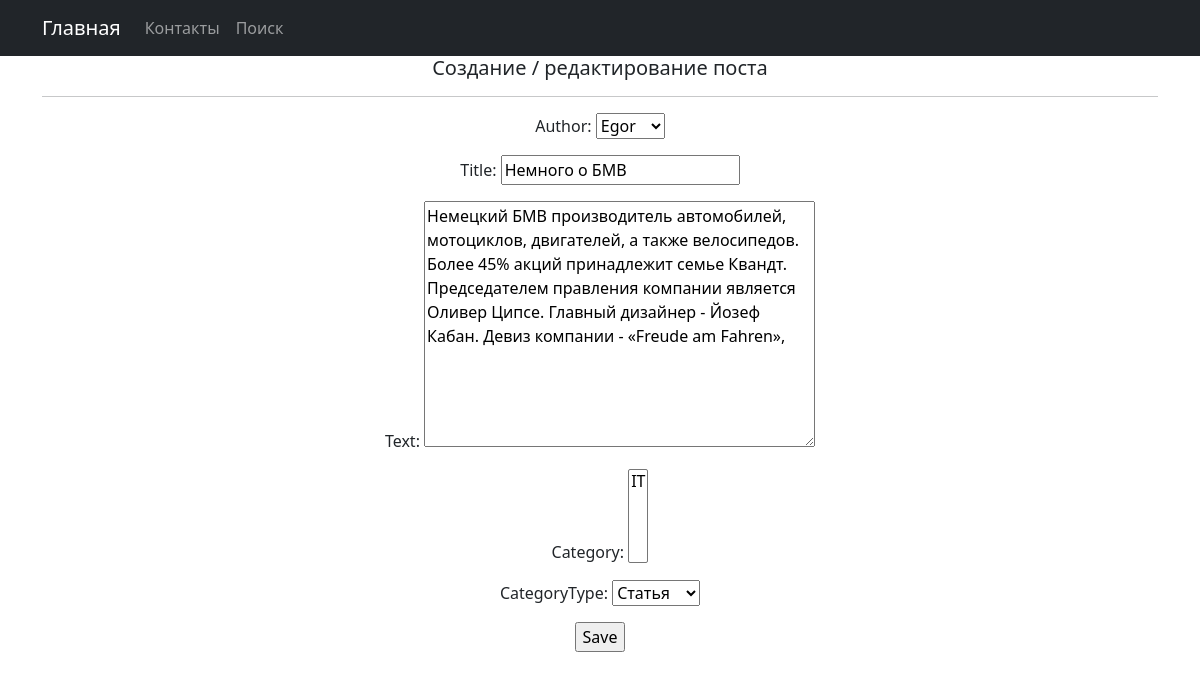
Page /news/5/update/ on the committed database.
### news/models.py (models this page shows, shortened)
class Post(models.Model):
    author = models.ForeignKey(Author, on_delete=models.CASCADE)
    time_in = models.DateTimeField(auto_now_add=True)
    category = models.ManyToManyField(Category, through='PostCategory')
    title = models.CharField(max_length=128)
    text = models.TextField()
    rating = models.IntegerField(default=0)
    NEWS = 'NW'
    ARTICLE = 'AR'
    CATEGORY_CHOICES = [
        (NEWS, 'Новость'),
        (ARTICLE, 'Статья'),
    ]
    categoryType = models.CharField(max_length=2, choices=CATEGORY_CHOICES, default=NEWS)

### news/views.py (the view)
# urls.py: path('<int:pk>/update/', PostUpdate.as_view(), name='PostUpdate'),
class PostUpdate(UpdateView):
    model = Post
    form_class = PostForm
    template_name = 'news/PostCreate.html'
    success_url = reverse_lazy('PostList')

### news/forms.py
class PostForm(forms.ModelForm):
    class Meta:
        model = Post
        fields = [
            'author',
            'title',
            'text',
            'category',
            'categoryType',
        ]

### news/models.py (called while the page is built)
    def __str__(self):
        return f'{self.name}'

    def __str__(self):
        return f'{self.name}'

### templates/news/PostCreate.html (shortened to what this page needs)
{% extends 'flatpages/default.html' %}
{% block content %}
<h5>Создание / редактирование поста</h5>
<hr>
<form action="" method="post">
    {{ form.as_p }}
    <input type="submit" value="Save" />
</form>
{% endblock content %}

### rows in the picture
Post: author "Egor", title "Немного о БМВ", text "Немецкий БМВ производитель автомобилей, мотоциклов, двигателей, а также велосипедов. Более 45% акций принадлежит семье Квандт. Председателем правления компании является Оливер Ципсе. Главный дизайнер - Йозеф Кабан. Девиз компании - «Freude am Fahren»,", categoryType "Статья"
